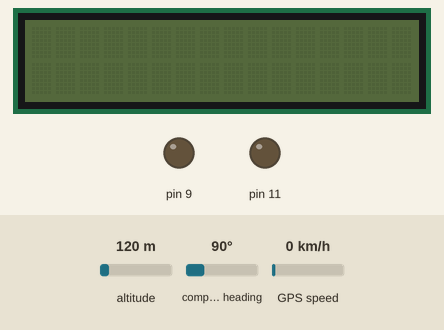
This sketch was run on a simulated Arduino Uno, built with avr-gcc and run on an emulated ATmega328P. Shown: 16×2 character LCD, output pins drawn as LEDs (lit = HIGH). The test bench sets the inputs (shaded band); at power-on: compass heading 90°, altitude 120 m, GPS speed 0 km/h. The GPS gets a fix after 3 s at 37.7749, -122.4194 with 8 satellites; what the sketch prints to the serial monitor is not drawn.

Above: at 28.8 s.
28.9 s: compass heading set to 180°
At 34.1 s:
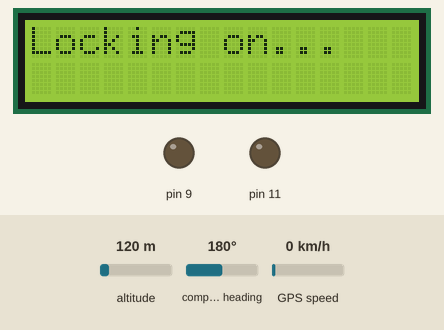
39.4 s: compass heading set to 7°
At 47.0 s:
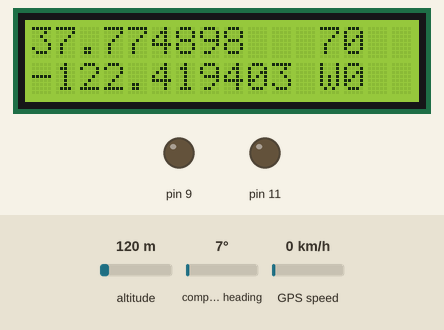
47.3 s: compass heading set to 269°
At 59.2 s:
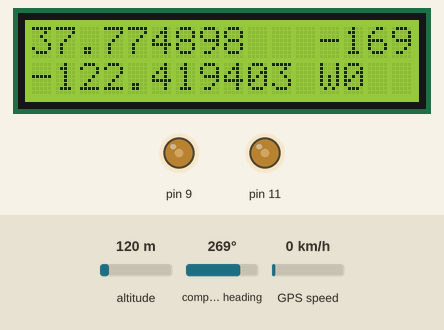
Timing chart, 0 to 62.3 s (numbered marks = the images above; inputs shaded):
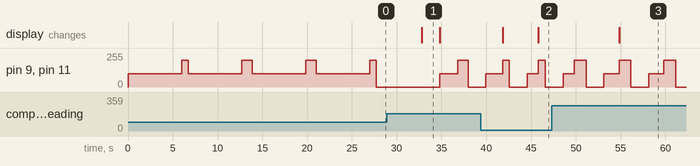

The sketch:

avc_bot.ino
```cpp
// this is a test
#define MotorDirection 8
#define MotorSpeed 9

#include <TinyGPS++.h>
#include <SoftwareSerial.h>
#include "Move.h"
#include <LiquidCrystal.h>

/*
   CONDITIONS UNDER WHICH THIS WORKED:
   -TinyGPS++ Library V1.0.2
   -In my room, near a window
   -Weather: Clear skies
   -2/5/22 5:00PM
   -Both Modules
   -Wait for like 5-10 min for GPS fix
   -The code says RXPin = 4, TXPin = 3, but I had
    the actual pins flipped, but the code unchanged
*/
static const int RXPin = 4, TXPin = 3;
static const uint32_t GPSBaud = 9600;
const int  pwm1 = 11; // Power to right motor
const int  pwm2 = 9; // Power to left motor
const int  dir1 = 12; // Direction of right motor (low is forward)
const int  dir2 = 10; // Direction of left motor (low is forward)

const int rs = A5, en = A4, d4 = A3, d5 = A2, d6 = A1, d7 = A0;
LiquidCrystal lcd(rs, en, d4, d5, d6, d7);

Move move(pwm1, pwm2, dir1, dir2);

TinyGPSPlus gps; // The TinyGPS++ object
SoftwareSerial ss(RXPin, TXPin); // The serial connection to the GPS device

double originLat, originLong;

double wayLat[16] = {39.040126,39.040191,39.040172,39.040096}; // hard coded
double wayLong[16] = {-94.572052,-94.572074,-94.572013,-94.572029}; // hard coded
int numWays = 4; // total number of waypoints minus 1
int wayCount; // which waypoint you're on

unsigned long lockTime;

int delayTime = 200; // general delay time in milliseconds

int degree; // degrees away from next waypoint
int testCount;

void setup() {
  wayCount = 0;
  degree = 0;

  Serial.begin(115200);

  //Set up GPS
  ss.begin(GPSBaud);

  // Motor Power (0-255)
  move.power(100);

  // test movement (definitely not the course hard-coded into the setup)
  move.forward();
  delayFt(20);
  move.turn(-90);
  move.forward();
  delayFt(20);
  move.turn(90);
  move.forward();
  delayFt(20);
  move.turn(90);
  move.forward();
  delayFt(20);
  move.turn(-90);
  move.halt();
  delay(5000);

  // Activate GPS and wait for Lock
  do {
    //Display
    lcd.begin(16, 2);
    lcd.print("Locking on...");
    while (ss.available() > 0){
      if (gps.encode(ss.read())) {
        originLat = gps.location.lat();
        originLong = gps.location.lng();
        displayInfo();
      }
    }
    if (millis() > 5000 && gps.charsProcessed() < 10)
    {
      Serial.println(F("No GPS detected: check wiring."));
      while(true);
    }
  } while(gps.location.isValid() == false);
  lockTime = millis();
  Serial.println("-------------LOCK ACHIEVED-------------");
  Serial.print("Approximate lock time: ");
  Serial.print(lockTime/1000);
  Serial.println();
  smartDelay(delayTime * 5);
  testCount = 0;
}

void loop()
{
  while (ss.available() > 0)
  {
    if (gps.encode(ss.read()))
    {
      if(checkErrors(5, 400)) {
        move.halt();
        smartDelay(5000);
        continue;
      }

      displayInfo();
      displayLCD(degree);
      degree = 0;

      /*
      if (originLat == gps.location.lat() && originLong == gps.location.lng()) {
        move.forward();
        smartDelay(delayTime * 40);
        continue;
      }
      */
      if (testCount == 0){
        move.forward();
        smartDelay(delayTime * 10);
        testCount = 1;
        //continue;
      }

      unsigned long distanceToWaypoint = getDistanceFromTarget(wayLat[wayCount], wayLong[wayCount]);
      if (distanceToWaypoint < 2) {
        if (wayCount != numWays) {
          wayCount++;
          distanceToWaypoint = getDistanceFromTarget(wayLat[wayCount], wayLong[wayCount]);
        }
        else {
          //move.forward();
          //smartDelay(2000);
          move.halt();
          smartDelay(10000);
        }
        continue;
      }

      degree = turnTowardsWaypoint(wayLat[wayCount], wayLong[wayCount]);

      if (distanceToWaypoint < 3 && wayCount != numWays) {
        move.power(150);
      }
      else {
        //move.power(255);
      }
      move.forward();
      smartDelay(delayTime * 5);
    }
  }
}

void delayFt(int ft) {
  delay(ft / 3.3333333333 * 1000);
}

/************************************************************************************
 * ERROR CHECKING
 ***********************************************************************************/
bool checkErrors(int hdop, int age) {
  hdop *= 100;
  if(gps.hdop.value() > hdop || !gps.location.isValid() || !gps.course.isValid() || gps.location.age() > age) {
    printError(hdop, age);
    return true;
  }
  return false;
}

void printError(int hdop, int age) {
  lcd.clear();
  lcd.print("ERROR");
  lcd.setCursor(0, 1);
  if (!gps.location.isValid()) {
    lcd.print("Location invalid.");
    return;
  }
  else if (!gps.course.isValid()) {
    lcd.print("Course invalid.");
    return;
  }
  else if(gps.hdop.value() > hdop) {
    lcd.print("hdop:");
    lcd.print(gps.hdop.value() / 100.0);
  }
  else if(gps.location.age() > age) {
    lcd.print("age:");
    lcd.print(gps.location.age());
  }
}

/************************************************************************************
 * LOCATION FINDING
 ***********************************************************************************/
int turnTowardsWaypoint(double targetLat, double targetLong){
  // (Current lat, current long, target lat, target long)
  double courseToTarget =
    TinyGPSPlus::courseTo(
      gps.location.lat(),
      gps.location.lng(),
      targetLat,
      targetLong);

  if(checkErrors(5, 400)) {
    move.halt();
    smartDelay(5000);
    return 0;
  }

  int dir = abs(courseToTarget - gps.course.deg());

  if (dir > 180) dir -= 360;

  if ((dir < 10 && dir > 0) || (dir > -10 && dir < 0)) // don't do anything if the change would be less than 10 degrees
    return 0;
  /*
  else if (courseToTarget < 20 && courseToTarget > 0) {
    move.set(move.getPower(), move.getPower()/4*3, LOW, LOW);
    smartDelay(delayTime);
  }
  else if (courseToTarget > -20 && courseToTarget < 0) {
    move.set(move.getPower()/4*3, move.getPower(), LOW, LOW);
    smartDelay(delayTime);
  }
  */
  else {
    //move.halt();
    //smartDelay(delayTime);
    move.turn(dir);
    move.halt();
    smartDelay(2000);
  }
  return dir;
}

unsigned long getDistanceFromTarget(double targetLat, double targetLong) {
  // (current lat, current long, target lat, target long)
  unsigned long distanceToTarget = // distance in meters
      (unsigned long)TinyGPSPlus::distanceBetween(
      gps.location.lat(),
      gps.location.lng(),
      targetLat,
      targetLong);
  return distanceToTarget;
}

/************************************************************************************
 * INFORMATION DISPLAY
 ***********************************************************************************/
void displayLCD(int degree){
  lcd.clear();
  lcd.print(gps.location.lat(), 6);
  //lcd.print(gps.course.deg(), 6);
  lcd.setCursor(12, 0);
  lcd.print(degree);
  lcd.setCursor(0,1);
  lcd.print(gps.location.lng(), 6);
  /*
  lcd.print(TinyGPSPlus::courseTo(
      gps.location.lat(),
      gps.location.lng(),
      wayLat[wayCount],
      wayLong[wayCount]));
  lcd.setCursor(10, 0);
  lcd.print("(^-^)/");
  */
  lcd.setCursor(12,2);
  lcd.print("W");
  lcd.print(wayCount);
}

void displayInfo()
{
  Serial.print(F("Location: "));
  if (gps.location.isValid())
  {
    Serial.print(gps.location.lat(), 6);
    Serial.print(F(","));
    Serial.print(gps.location.lng(), 6);
  }
  else
  {
    Serial.print(F("INVALID"));
  }

  Serial.print(F("  Time: "));
  Serial.print(F(" "));
  if (gps.time.isValid())
  {
    if (gps.time.hour() < 10) Serial.print(F("0"));
    Serial.print(gps.time.hour());
    Serial.print(F(":"));
    if (gps.time.minute() < 10) Serial.print(F("0"));
    Serial.print(gps.time.minute());
    Serial.print(F(":"));
    if (gps.time.second() < 10) Serial.print(F("0"));
    Serial.print(gps.time.second());
    Serial.print(F("."));
    if (gps.time.centisecond() < 10) Serial.print(F("0"));
    Serial.print(gps.time.centisecond());
  }
  else
  {
    Serial.print(F("INVALID"));
  }

  Serial.println();
}

/************************************************************************************
 * DELAY
 ***********************************************************************************/
void smartDelay(unsigned long ms)
{
  unsigned long start = millis();
  do
  {
    while (ss.available())
      gps.encode(ss.read());
  } while (millis() - start < ms);
}

/************************************************************************************
 * MOVE CLASS MEMBER FUNCTIONS
 ***********************************************************************************/
void Move::turn(int degree){
  int orginalPower = getPower();
  int timeDelay; // how much it takes to turn 15 degrees
  power(200);

  if (degree < 0){
    timeDelay = 120;
    left();
    degree *= -1;
  }
  else{
    timeDelay = 190;
    right();
  }

  smartDelay((degree/15) * timeDelay); // degrees are given as multiples of 15

  power(orginalPower); // sets power to before it started to turn.
}
```

Measured:
- after the input at 39.4 s, the display: first differs from a run without the input after 6.4 s (image 2)
- after the input at 47.3 s, the display: changes after 7.5 s (image 3)
- by itself, pin 9, pin 11: repeats every 5.0 s: 200/255 1.3 s, 0/255 2.0 s, 100/255 1.7 s
- what the display in image 1 shows lasts 2.0 s, from 32.8 s to 34.8 s
